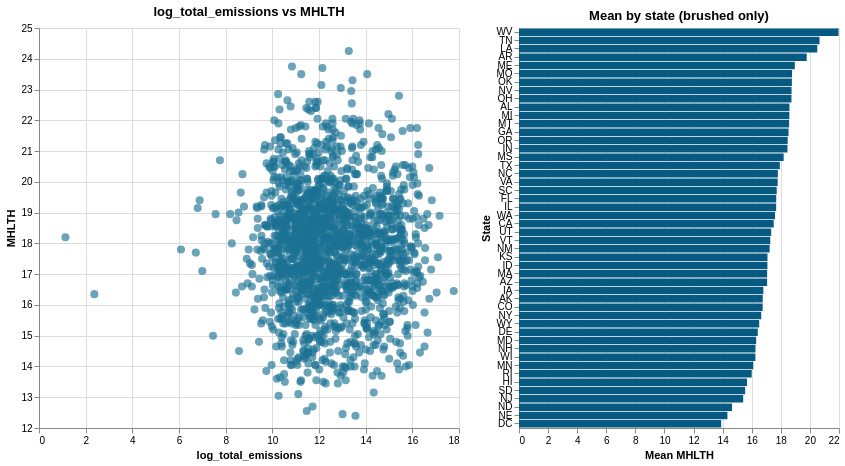

This figure's notebook cell:
### Markdown cell above
## 3. Prototype: linked scatter (brush) + coordinated bar chart
Pick any X/Y pair below, run the cell, and drag a box on the scatter to see the bar chart update — this is the exact pattern used in `app.py`.

### Code cell
x_col = "log_total_emissions"
y_col = "MHLTH"

plot_df = df.dropna(subset=[x_col, y_col, "state_abbr"]).copy()

brush = alt.selection_interval(encodings=["x", "y"])

scatter = (
    alt.Chart(plot_df)
    .mark_circle(size=65, opacity=0.65)
    .encode(
        x=alt.X(f"{x_col}:Q", scale=alt.Scale(zero=False)),
        y=alt.Y(f"{y_col}:Q", scale=alt.Scale(zero=False)),
        color=alt.condition(brush, alt.value("#1C7293"), alt.value("#D9D9D9")),
        tooltip=["county_name:N", "state_abbr:N", f"{x_col}:Q", f"{y_col}:Q"],
    )
    .add_params(brush)
    .properties(width=420, height=400, title=f"{x_col} vs {y_col}")
)

bar = (
    alt.Chart(plot_df)
    .mark_bar(color="#065A82")
    .encode(
        y=alt.Y("state_abbr:N", sort="-x", title="State"),
        x=alt.X(f"mean({y_col}):Q", title=f"Mean {y_col}"),
        tooltip=["state_abbr:N", f"mean({y_col}):Q", "count():Q"],
    )
    .transform_filter(brush)
    .properties(width=320, height=400, title="Mean by state (brushed only)")
)

alt.hconcat(scatter, bar)

### Figure 1 — Vega-Lite specification as saved in the notebook (floating-point values rounded to 4 significant figures; data arrays with more than 128 entries replaced by an {"elided": "..."} marker saying what was removed)
{"config": {"view": {"continuousWidth": 300, "continuousHeight": 300}}, "hconcat": [{"mark": {"type": "circle", "opacity": 0.65, "size": 65}, "encoding": {"color": {"condition": {"param": "param_54853b0de6a785bc", "value": "#1C7293"}, "value": "#D9D9D9"}, "tooltip": [{"field": "county_name", "type": "nominal"}, {"field": "state_abbr", "type": "nominal"}, {"field": "log_total_emissions", "type": "quantitative"}, {"field": "MHLTH", "type": "quantitative"}], "x": {"field": "log_total_emissions", "scale": {"zero": false}, "type": "quantitative"}, "y": {"field": "MHLTH", "scale": {"zero": false}, "type": "quantitative"}}, "height": 400, "name": "view_e96ee0e7f0a16e79_0", "title": "log_total_emissions vs MHLTH", "width": 420}, {"mark": {"type": "bar", "color": "#065A82"}, "encoding": {"tooltip": [{"field": "state_abbr", "type": "nominal"}, {"aggregate": "mean", "field": "MHLTH", "type": "quantitative"}, {"aggregate": "count", "type": "quantitative"}], "x": {"aggregate": "mean", "field": "MHLTH", "title": "Mean MHLTH", "type": "quantitative"}, "y": {"field": "state_abbr", "sort": "-x", "title": "State", "type": "nominal"}}, "height": 400, "title": "Mean by state (brushed only)", "transform": [{"filter": {"param": "param_54853b0de6a785bc"}}], "width": 320}], "data": {"name": "data-4fe1e576fe5f7256e5e721d9d9c0d7f7"}, "params": [{"name": "param_54853b0de6a785bc", "select": {"type": "interval", "encodings": ["x", "y"]}, "views": ["view_e96ee0e7f0a16e79_0"]}], "$schema": "https://vega.github.io/schema/vega-lite/v6.4.1.json", "datasets": {"data-4fe1e576fe5f7256e5e721d9d9c0d7f7": {"elided": "1743 records"}}}
